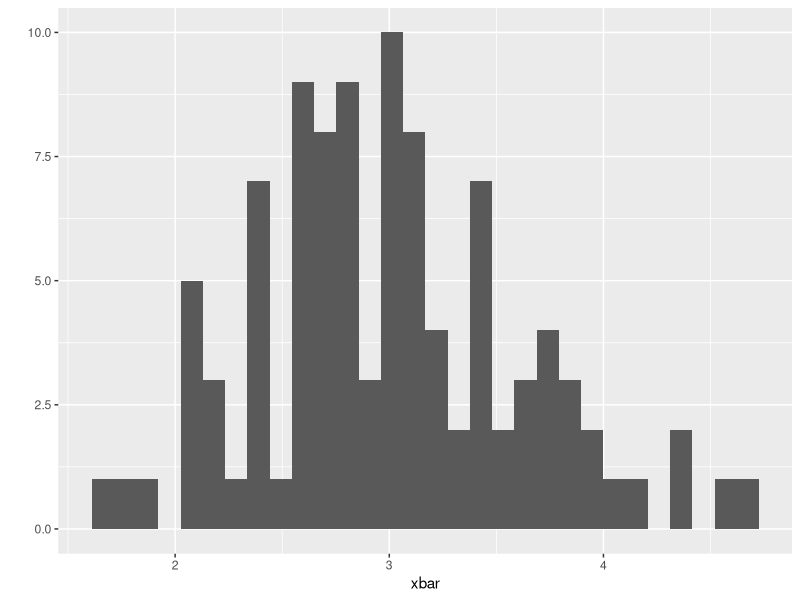
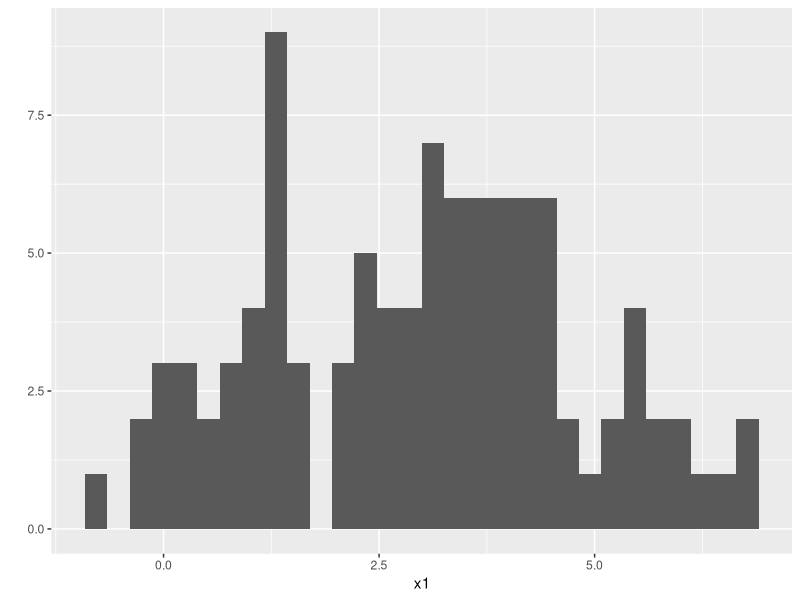
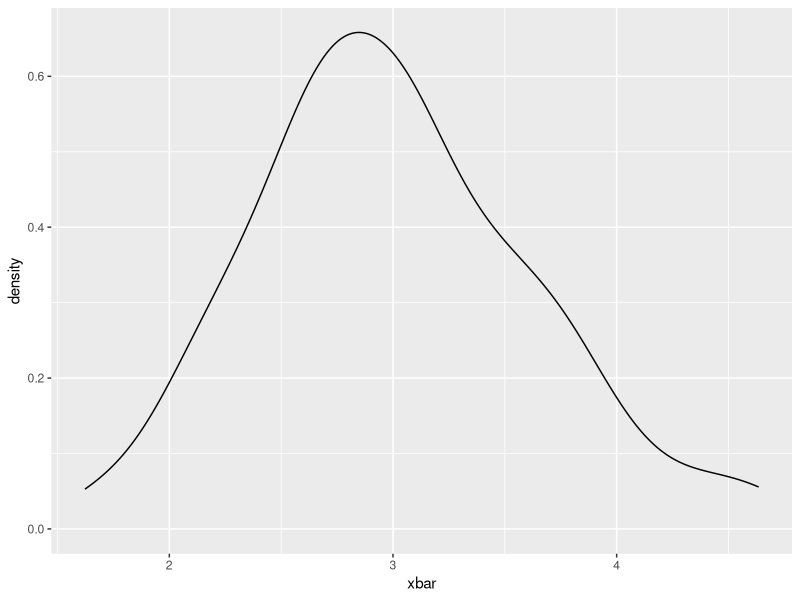
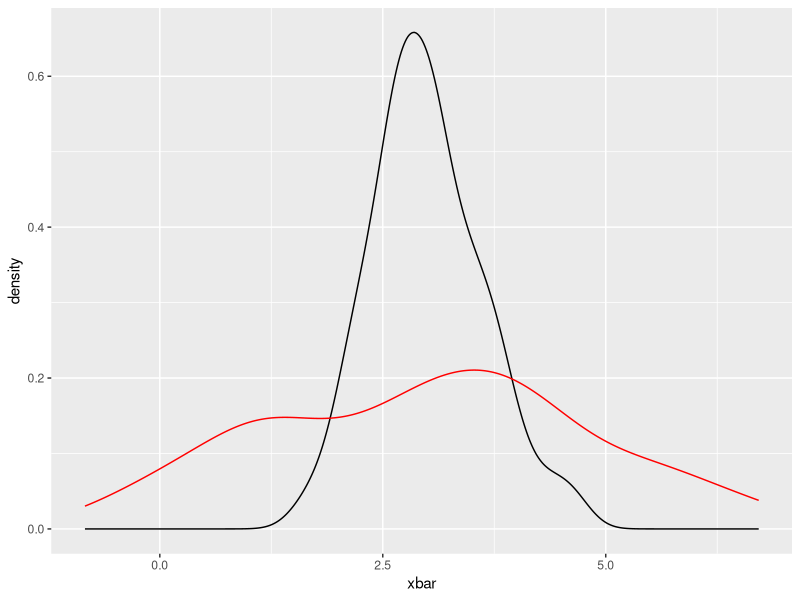
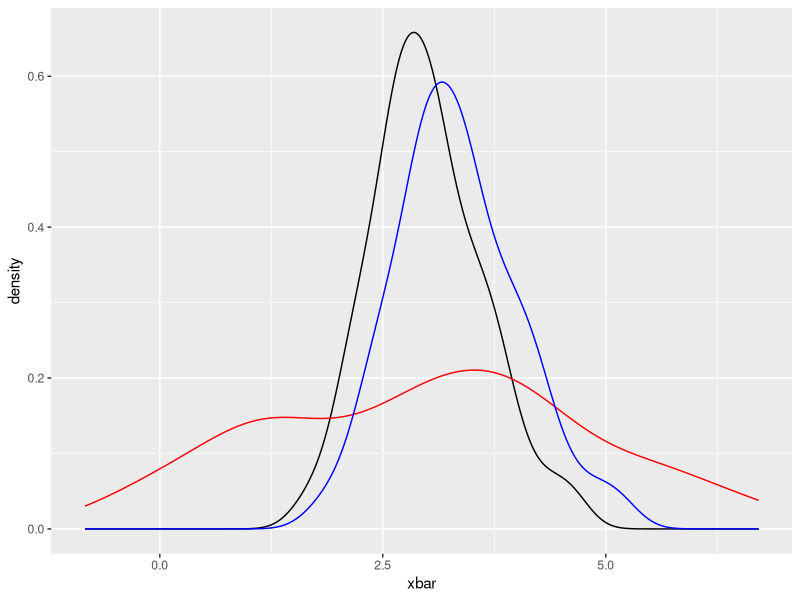

The R script that drew these images, in order:
############################################
## SIMULATIONS #############################
############################################

# This is how to draw a random sample from the
# population, if it has a normal distribution
# with mean mu and sd sigma

mu <- 3
sigma <- 2

# In the world of the computer, whoever writes the script is
# all-knowing. That includes population parameters.

n <- 10
x <- rnorm(n,mean=mu,sd=sigma)
# x <- runif(n,0,1)

x

# Another sample
x <- rnorm(n,mean=mu,sd=sigma)
x

# Compute our estimators
xbar <- mean(x)
xtilde <- 1/(n-1)*sum(x)
x1 <- x[1]

c(xbar,xtilde,x1)

# Now, let's do this many times!

S <- 100
xbar <- numeric(S)
xtilde <- numeric(S)
x1 <- numeric(S)
for(s in seq(1,S)) {
  x <- rnorm(n,mean=mu,sd=sigma)
  xbar[s] <- mean(x)
  xtilde[s] <- 1/(n-1)*sum(x)
  x1[s] <- x[1]
}

# Put this in a data frame, and let's see what happened
simresults <- data.frame(xbar,xtilde,x1)

require(ggplot2)
qplot(xbar,data=simresults)

qplot(x1,data=simresults)

# Here is another way to visualize the results:
# Make a kernel density plot: this is basically a histogram,
# evaluated at every point.
# It is an estimate of the density function.

simplot <- ggplot(data=simresults)
simplot <- simplot + geom_density(aes(x=xbar))
simplot

simplot <- simplot + geom_density(aes(x=x1),col="red")
simplot

# They are both centered. What about xtilde?

simplot <- simplot + geom_density(aes(x=xtilde),col="blue")
simplot

# It is to the right! See what happens when we adjust n...
